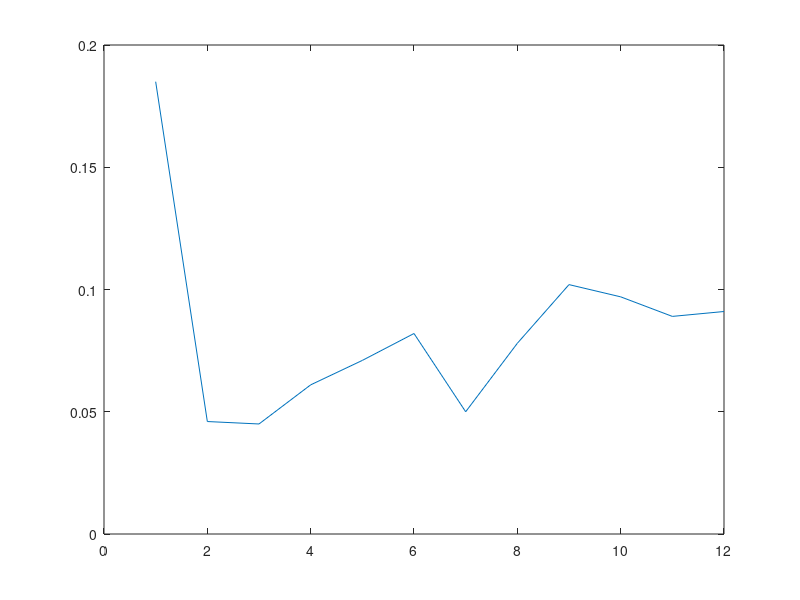

MATLAB code to generate this figure:

clear all
%Model Parameters
phi_p = 0.1;
phi_g=0.3;
gamma=0.97% rate of change of primacy gradient across groups
sigma_gp=0.02%
sigma_v=0.005;
rho=0.3;
theta=0.003;

% experimental details
nTrials=1000;
listlength=12;
possGroupSize=1:5;

v=zeros(nTrials, listlength); % this can be easily pre-allocated, so should be
recalled_item=zeros(nTrials,1);

N_O=0; % counter for non recalled items
for t=1:nTrials
    
    r=zeros(1,listlength);
    % Set the group sizes
    % moved following here
    %numGroups = 4; % number of groups - did we decide that there needed to be 4
    % or should this be random too?
    %    groupSize=randsample(possGroupSize,numGroups,true);
    %     while (sum(groupSize)>listlength || sum(groupSize)<listlength)
    %         groupSize=randsample(possGroupSize,numGroups,true);
    %     end
    
    
    % Here is what happens in model
    % We generated a longish vector of group sizes, then find first
    % group that takes us beyond list length. We truncate that group
    % and use only the groups we need
    
    % completely random
    groupSize=randsample(possGroupSize,listlength,true);
    
    % or constant within list, but varies across lists
    %groupSize=repmat(randsample(possGroupSize,1,true),1,listlength);
    
    cumulz = cumsum(groupSize);
    numGroups = find(cumulz>=listlength, 1, 'first'); % finds first instance
    groupSize(numGroups) = listlength-cumulz(numGroups-1);
    groupSize = groupSize(1:numGroups);
    
    % make group markers
    
    gContext = [];
    pContext = [];
    
    for gz=1:length(groupSize)
        gContext = [gContext repmat(gz,1,groupSize(gz))];
        pContext = [pContext linspace(0,1,groupSize(gz))];
    end
    item_probe=listlength-(groupSize(numGroups))+1; % want to probe for first item of last group
    % (what you had was close)
    
    % priamcy gradient 
    % for each item work out first item of each group
    for i=1:listlength
group_start(i)=listlength-sum(groupSize(gContext(i):numGroups))+1;
    end
    % work out strength of each item within that group to first item of
    % that group
       v_PV = phi_p.^abs(pContext(group_start)-pContext);
%scale by noisy learning paramter
N=randn(1,12)+sigma_gp;
eta_gv=gamma.^(pContext-1)+N; % I know this is wrong

% implemented primacy gradient 
v_PV=eta_gv.*v_PV         
 % strength of each item to others in group
%  v_PV = phi_p.^abs(pContext(item_probe)-pContext);
 v_GV = phi_g.^abs(gContext(item_probe)-gContext);
    
    % sum group and item vectors to get activation of each item
    t_v = rho*v_GV + (1-rho)*v_PV;
    v(t,:)=t_v;
    %Next step: implement item recall;
    %for the moment, just assume recall of a single item using first item/last group as cue.
    %Take average of the recalls, which will effectively be a first recall probability function.
    
    
    N=randn(1,listlength)*sigma_v;
    a=(t_v+N).*(1-r);
    %a(t,:)=(v(t,:)+N)*(1-r(t,:));
    
    % activation of two highest items
    % largest
    [max_value,max_idx] = max(a);
    a(max_idx) = NaN; 
    second_max = max(a);
    a = max_value; % not sure what this line does
   
    
    % rewrote the following slightly to save space
    if (max_value-second_max)>theta
        recalled_item(t)=max_idx;
    else
        % should put something like this in so you know what is going in to
        % vector
        recalled_item(t)=0;
    end
end

% I tried to vectorise this but I'm not sure it's possible with "find"
for i=1:listlength;
    prop(i)=numel(find(recalled_item==i))/nTrials;
end
% not sure, but this particular operation is quicker with 'tabulate'.
% However, I suggest you leave as is as recalled_item will soon become
% a matrix...

plot(1:i,prop)

Av_v=mean(v);
Av_a=mean(a);





% simulation with variable group sizes
% simulate individual trials (list=12) 100 trials
% on each trial you will have a different v (put into maxtrix)
% within the trial (ie 12 items) have different size groups
% group size vector uniform distrubution from 1-5
% look at paper to see how done in paper
% known list length


% noisy retrieval
